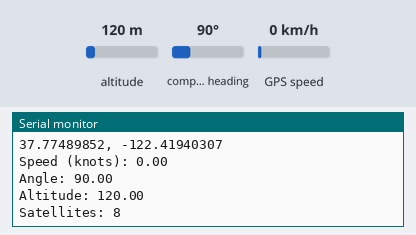
Recording of a sketch running on a simulated Arduino Uno, built with avr-gcc and run on an emulated ATmega328P. Parts: the last lines printed to the serial monitor. The test bench sets the inputs (shaded band); at power-on: altitude 120 m, compass heading 90°, GPS speed 0 km/h. The GPS gets a fix after 3 s at 37.7749, -122.4194 with 8 satellites.

Above: at 7.2 s.
7.3 s: altitude set to 20 m
At 8.6 s:
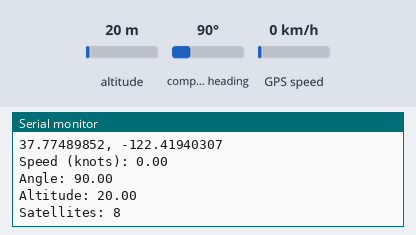
8.8 s: compass heading set to 7°
At 10.2 s:
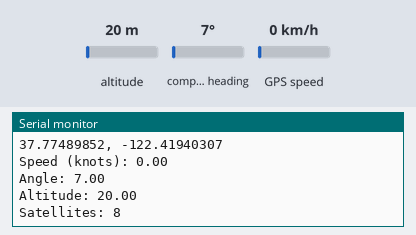
10.3 s: GPS speed set to 2 km/h
Timing chart, 0 to 13.3 s (numbered marks = the images above; inputs shaded):
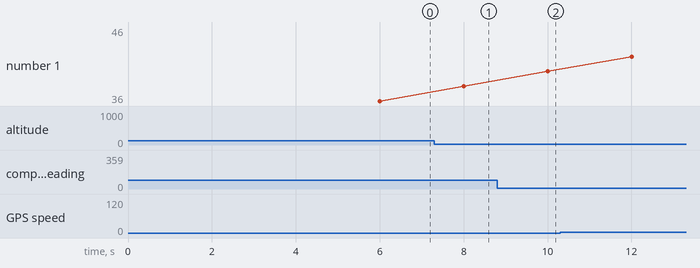

Measured:
- after the input at 7.3 s, the serial monitor: prints a new line after 0.72 s (image 1)
- after the input at 8.8 s, the serial monitor: prints a new line after 1.2 s (image 2)

The sketch:

GPS_Sensor_test.ino
```cpp
/*
 *  Reference : https://www.elithecomputerguy.com/2020/06/arduino-gps-gps-tracker-to-sd-card-adafruit-ultimate-gps/
 *  modified by: Ganesh K M
 *
 */

// This is a modification of the Example code: GPS_SoftwareSerial_Parsing
// Works well with an Arduino Uno with WiFi Rev2,
// with Arduino Uno I get massive Latitude Issues

#include <Adafruit_GPS.h>
#include <SoftwareSerial.h>

//ETCG Notes - LCD I2C Screen
#include <Wire.h>


//LiquidCrystal_I2C lcd(0x27,2,1,0,4,5,6,7);

// Connect the GPS Power pin to 5V
// Connect the GPS Ground pin to ground
// Connect the GPS TX (transmit) pin to Digital 8
// Connect the GPS RX (receive) pin to Digital 7

// you can change the pin numbers to match your wiring:
SoftwareSerial mySerial(8, 7);
Adafruit_GPS GPS(&mySerial);

// Set GPSECHO to 'false' to turn off echoing the GPS data to the Serial console
// Set to 'true' if you want to debug and listen to the raw GPS sentences
#define GPSECHO  true

void setup()
{

//ETCG Notes - Start LCD
//   lcd.begin(20,4);
//   lcd.setBacklightPin(3,POSITIVE);
//   lcd.setBacklight(HIGH);
//   lcd.setCursor(0,0);
//   lcd.print("Arduino GPS");

  // connect at 115200 so we can read the GPS fast enough and echo without dropping chars
  // also spit it out
  Serial.begin(115200);
  delay(5000);
  Serial.println("Adafruit GPS library basic test!");

  // 9600 NMEA is the default baud rate for Adafruit MTK GPS's- some use 4800
  GPS.begin(9600);

  // uncomment this line to turn on RMC (recommended minimum) and GGA (fix data) including altitude
  GPS.sendCommand(PMTK_SET_NMEA_OUTPUT_RMCGGA);
  // uncomment this line to turn on only the "minimum recommended" data
  //GPS.sendCommand(PMTK_SET_NMEA_OUTPUT_RMCONLY);
  // For parsing data, we don't suggest using anything but either RMC only or RMC+GGA since
  // the parser doesn't care about other sentences at this time

  // Set the update rate
  GPS.sendCommand(PMTK_SET_NMEA_UPDATE_1HZ);   // 1 Hz update rate
  // For the parsing code to work nicely and have time to sort thru the data, and
  // print it out we don't suggest using anything higher than 1 Hz

  // Request updates on antenna status, comment out to keep quiet
  GPS.sendCommand(PGCMD_ANTENNA);

  delay(1000);
  // Ask for firmware version
  mySerial.println(PMTK_Q_RELEASE);

}

uint32_t timer = millis();
void loop()                     // run over and over again
{
  char c = GPS.read();
  // if you want to debug, this is a good time to do it!
  if ((c) && (GPSECHO))
    Serial.write(c);

  // if a sentence is received, we can check the checksum, parse it...
  if (GPS.newNMEAreceived()) {
    // a tricky thing here is if we print the NMEA sentence, or data
    // we end up not listening and catching other sentences!
    // so be very wary if using OUTPUT_ALLDATA and trytng to print out data
    //Serial.println(GPS.lastNMEA());   // this also sets the newNMEAreceived() flag to false

    if (!GPS.parse(GPS.lastNMEA()))   // this also sets the newNMEAreceived() flag to false
      return;  // we can fail to parse a sentence in which case we should just wait for another
  }

  // approximately every 2 seconds or so, print out the current stats
  if (millis() - timer > 2000) {
    timer = millis(); // reset the timer

    Serial.print("\nTime: ");
    if (GPS.hour < 10) { Serial.print('0'); }
    Serial.print(GPS.hour, DEC); Serial.print(':');
    if (GPS.minute < 10) { Serial.print('0'); }
    Serial.print(GPS.minute, DEC); Serial.print(':');
    if (GPS.seconds < 10) { Serial.print('0'); }
    Serial.print(GPS.seconds, DEC); Serial.print('.');
    if (GPS.milliseconds < 10) {
      Serial.print("00");
    } else if (GPS.milliseconds > 9 && GPS.milliseconds < 100) {
      Serial.print("0");
    }
    Serial.println(GPS.milliseconds);
    Serial.print("Date: ");
    Serial.print(GPS.day, DEC); Serial.print('/');
    Serial.print(GPS.month, DEC); Serial.print("/20");
    Serial.println(GPS.year, DEC);
    Serial.print("Fix: "); Serial.print((int)GPS.fix);
    Serial.print(" quality: "); Serial.println((int)GPS.fixquality);
    if (GPS.fix) {
      Serial.print("Location: ");
      Serial.print(GPS.latitude, 8); Serial.print(GPS.lat);
      Serial.print(", ");
      Serial.print(GPS.longitude, 8); Serial.println(GPS.lon);
      //ETCG Notes -- The Following Gives Coordinates in formant you can plug into
      //Google Maps (Degrees)
      Serial.println("Location in Degrees");
      Serial.print(GPS.latitudeDegrees, 8);
      Serial.print(", ");
      Serial.println(GPS.longitudeDegrees, 8);

      Serial.print("Speed (knots): "); Serial.println(GPS.speed);
      Serial.print("Angle: "); Serial.println(GPS.angle);
      Serial.print("Altitude: "); Serial.println(GPS.altitude);
      Serial.print("Satellites: "); Serial.println((int)GPS.satellites);

      //ETCG Notes -- Print to LCD Screen
//      lcd.clear();
//      lcd.setCursor(0,1);
//      lcd.print("Spd: ");
//      lcd.setCursor(5,1);
//      float mph;
//      mph = (GPS.speed) * 1.15;
//      lcd.print(mph);
//      lcd.setCursor(0,2);
//      lcd.print("Lat: ");
//      lcd.setCursor(5,2);
//      lcd.print(GPS.latitudeDegrees, 8);
//      lcd.setCursor(0,3);
//      lcd.print("Lon: ");
//      lcd.setCursor(5,3);
//      lcd.print(GPS.longitudeDegrees, 8);
    } else {
//      lcd.clear();
//      lcd.setCursor(0,1);
//      lcd.print("No Signal");
    }
//    lcd.setCursor(0,0);
//    lcd.print("Satellites: ");
//    lcd.setCursor(12,0);
//    lcd.print((int)GPS.satellites);
  }

}
```
